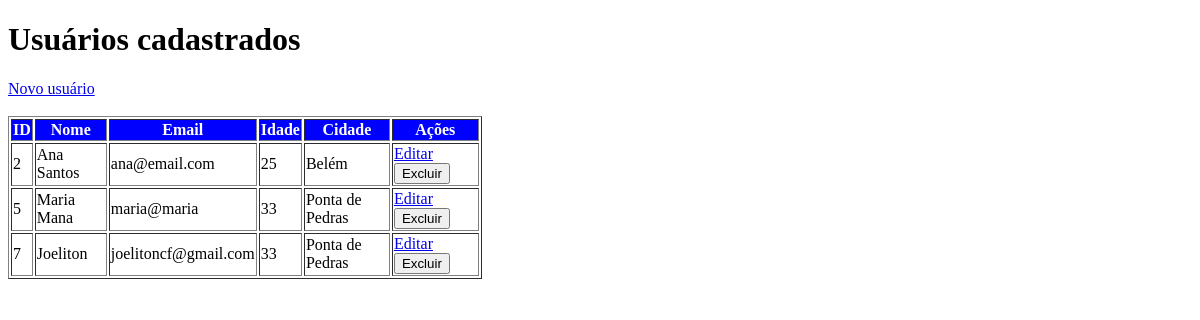
/usuarios/, run on an earlier commit of the app's database.
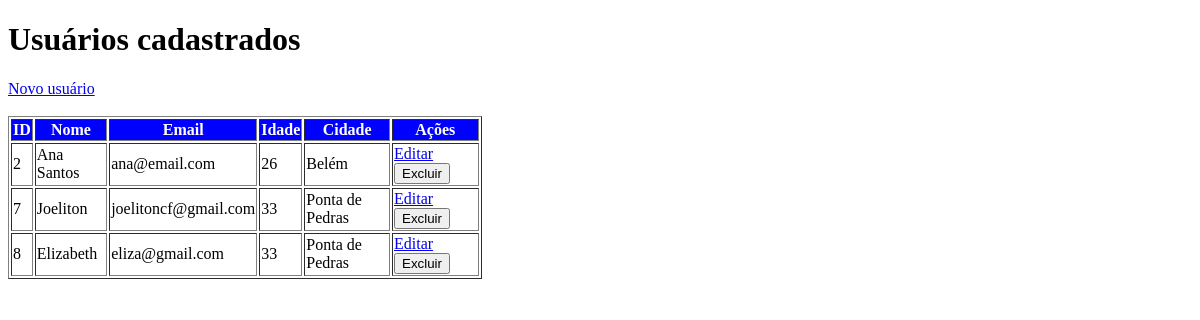
And on a later commit of the database.
### tables this page shows
CREATE TABLE usuarios (
                       id  INTEGER PRIMARY KEY AUTOINCREMENT,
                       nome TEXT NOT NULL, 
                       email TEXT NOT NULL,
                       idade INTERGER,
                       cidade TEXT                       
                   );

### routes/usuarios.py (the view)
@usuarios_bp.route("/")
def usuarios():
    lista = listar_usuarios()
    return render_template('usuarios.html', usuarios=lista)

### banco.py (called while the page is built)
def conectar():
    conexao = sqlite3.connect("banco.db")
    conexao.row_factory = sqlite3.Row
    return conexao

def listar_usuarios():
    conexao = conectar()
    cursor = conexao.cursor()
    cursor.execute("""
                       SELECT * FROM usuarios
                       """)
    usuarios = cursor.fetchall()
    conexao.close()
    return usuarios

### templates/usuarios.html (shortened to what this page needs)
<!DOCTYPE html>
<html lang="en">
<head>
</head>
<body>
    <h1>Usuários cadastrados</h1>
    <a href="{{ url_for('usuarios.cadastro') }}">
        Novo usuário
    </a>
    <br><br>
    <table style="width: 40%" border="1">
        <thead style="background-color: blue; color: white;">
            <tr>
                <th>ID</th>
                <th>Nome</th>
                <th>Email</th>
                <th>Idade</th>
                <th>Cidade</th>
                <th>Ações</th>
            </tr>
        </thead>
        <tbody>
            {% for usuario in usuarios %}
            <tr>
                <td>{{usuario.id}}</td>
                <td>{{usuario.nome}}</td>
                <td>{{usuario.email}}</td>
                <td>{{usuario.idade}}</td>
                <td>{{usuario.cidade}}</td>
                <td>
                    <a href="{{ url_for('usuarios.editar', id=usuario.id) }}">Editar</a>
                    <form action="{{ url_for('usuarios.excluir', id=usuario.id) }}" method="POST"
                        style="display: inline;" onsubmit="return confirm('Deseja realmente excluir este usuário?')">
                        <button type="submit">Excluir</button>
                    </form>
                </td>
            </tr>
            {% endfor %}
        </tbody>
    </table>
</body>
</html>

What changed in the data, as far as the page shows it:
removed usuarios: id "5", nome "Maria Mana", email "maria@maria", idade "33", cidade "Ponta de Pedras"
changed usuarios "Ana Santos": idade "25" → "26"
added usuarios: id "8", nome "Elizabeth", email "eliza@gmail.com", idade "33", cidade "Ponta de Pedras"
